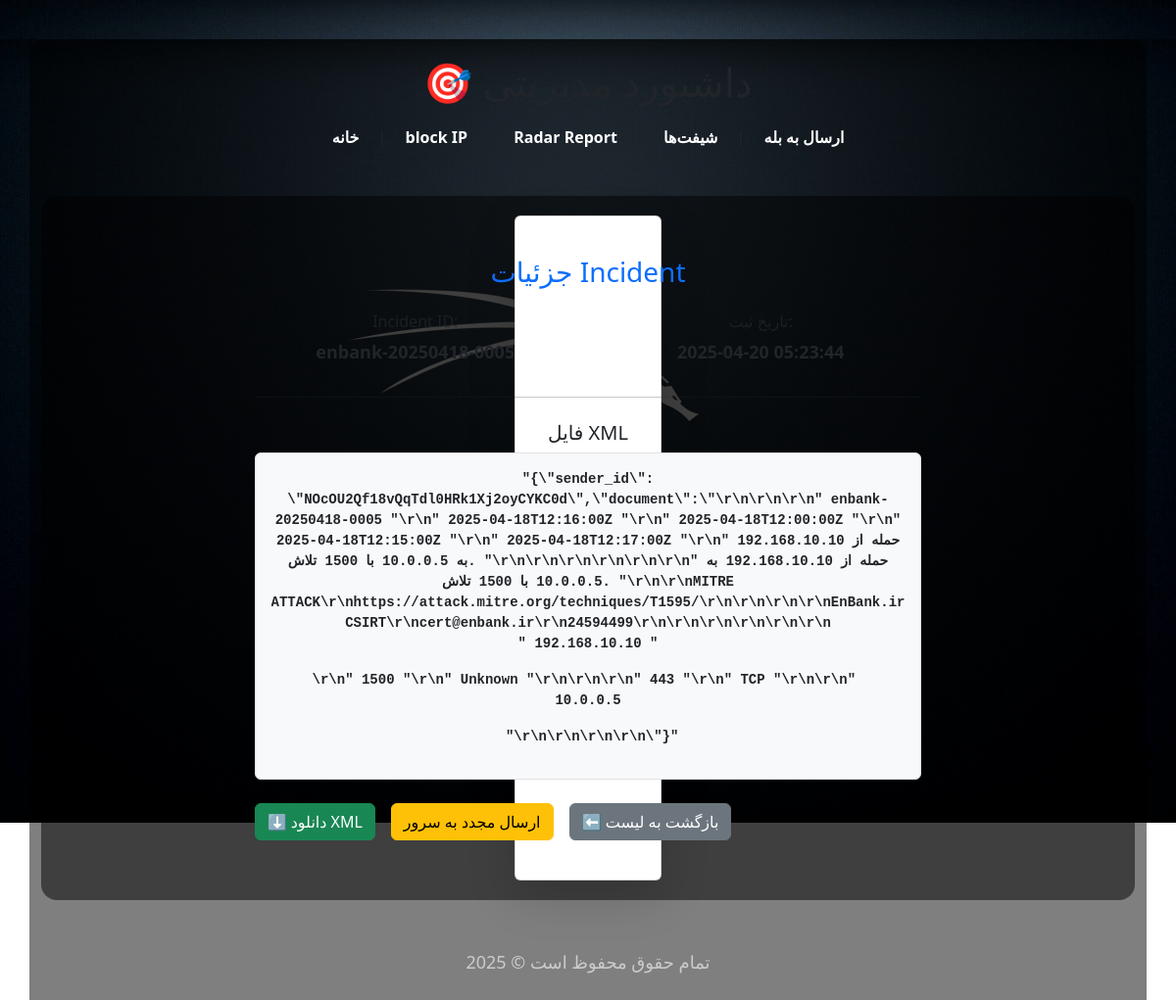
Page /incident/5 on the committed database.
### models.py (models this page shows)
class IODEFDocument(db.Model):
    __tablename__ = 'iodef_documents'
    id = db.Column(db.Integer, primary_key=True)
    incidentid = db.Column(db.String(100), unique=True)
    raw_xml = db.Column(db.Text)
    created_at = db.Column(db.DateTime, default=datetime.utcnow)

### app.py (the view)
@app.route("/incident/<int:doc_id>")
def incident_detail(doc_id):
    from models import IODEFDocument
    incident = IODEFDocument.query.get_or_404(doc_id)
    return render_template("incident_detail.html", incident=incident)

### templates/incident_detail.html
{% extends "base.html" %}
{% block content %}
<div class="container mt-5">
    <div class="card shadow-lg p-4">
        <div class="card-body">
            <h3 class="card-title mb-4 text-center text-primary"> جزئیات Incident</h3>
            <div class="row mb-3">
                <div class="col-md-6">
                    <h6 class="text-muted">Incident ID:</h6>
                    <p class="fw-bold">{{ incident.incidentid }}</p>
                </div>
                <div class="col-md-6">
                    <h6 class="text-muted">تاریخ ثبت:</h6>
                    <p>{{ incident.created_at.strftime('%Y-%m-%d %H:%M:%S') }}</p>
                </div>
            </div>
            <hr>
            <h5 class="mt-4"> فایل XML</h5>
            <div class="bg-light border rounded p-3" style="max-height: 400px; overflow:auto; direction: ltr;">
                <pre style="white-space: pre-wrap; direction: ltr;">{{ incident.raw_xml | safe }}</pre>
            </div>
            <div class="mt-4 d-flex flex-wrap gap-3">
                <a href="{{ url_for('download_iodef_document', doc_id=incident.id) }}" class="btn btn-success">
                    ⬇️ دانلود XML
                </a>
                <form method="POST" action="{{ url_for('resend_iodef_document', doc_id=incident.id) }}">
                    <button class="btn btn-warning" type="submit"> ارسال مجدد به سرور</button>
                </form>
                <a href="{{ url_for('view_iodef_documents') }}" class="btn btn-secondary">
                    ⬅️ بازگشت به لیست
                </a>
            </div>
        </div>
    </div>
</div>
{% endblock %}

### static/style.css (style rules this page uses)
html, body { height: 100%; margin: 0; padding: 0; font-family: 'Segoe UI', Tahoma, Geneva, Verdana, sans-serif; background-image: url("/static/kali.jpg"); background-size: cover; background-position: center; background-repeat: no-repeat; color: white; }
.container { max-width: 1000px; margin: auto; padding: 20px; background-color: rgba(0, 0, 0, 0.5); border-radius: 16px; margin-top: 40px; }
h1, h2, h3 { text-align: center; margin-bottom: 20px; color: #ffffff; }
p { text-align: center; font-size: 18px; }
button { background-color: #00aaff; color: white; border: none; padding: 12px; border-radius: 8px; cursor: pointer; width: 100%; font-size: 16px; font-weight: bold; }
.card { width: 150px; height: 150px; border-radius: 50%; display: flex; justify-content: center; align-items: center; margin: auto; font-size: 16px; font-weight: bold; text-align: center; color: white; text-decoration: none; transition: transform 0.3s ease, background-color 0.3s ease; }

### rows in the picture
IODEFDocument: created_at "2025-04-20 05:23:44", raw_xml "\"{\\\"sender_id\\\": \\\"NOcOU2Qf18vQqTdl0HRk1Xj2oyCYKC0d\\\",\\\"document\\\":\\\" \\r\\n \\r\\n \\r\\n \" enbank-20250418-0005 \" \\r\\n \" 2025-04-18T12:16:00Z \" \\r\\n \" 2025-04-18T12:00:00Z \" \\r\\n \" 2025-04-18T12:15:00Z \" \\r\\n \" 2025-04-18T12:17:00Z \" \\r\\n \" حمله از 192.168.10.10 به 10.0.0.5 با 1500 تلاش. \" \\r\\n \\r\\n \\r\\n \\r\\n \\r\\n \\r\\n \" حمله از 192.168.10.10 به 10.0.0.5 با 1500 تلاش. \" \\r\\n \\r\\n MITRE ATTACK \\r\\n https://attack.mitre.org/techniques/T1595/ \\r\\n \\r\\n \\r\\n \\r\\n EnBank.ir CSIRT \\r\\n cert@enbank.ir \\r\\n 24594499 \\r\\n \\r\\n \\r\\n \\r\\n \\r\\n \\r\\n \" 192.168.10.10 \" \\r\\n \" 1500 \" \\r\\n \" Unknown \" \\r\\n \\r\\n \\r\\n \" 443 \" \\r\\n \" TCP \" \\r\\n \\r\\n \" 10.0.0.5 \"\\r\\n \\r\\n \\r\\n \\r\\n \\\"}\""

### other values in the picture
{{ 2025 }} "2025"
